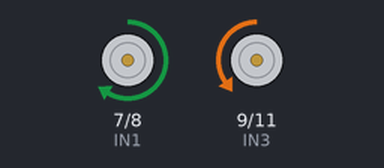
Simulated run of this sketch. Board: Arduino Uno, built with avr-gcc and run on an emulated ATmega328P. Parts: motor-driver pin pairs drawn as motors (green arrow = first pin HIGH = forward, orange = second pin HIGH = backward, longer = more drive, scaled by the enable pin). At 6.5 s the program stops and its outputs stay as they are.

Above: at 2.1 s.
At 6.6 s:
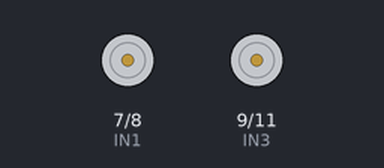
Timing chart, 0 to 8.0 s (numbered marks = the images above):
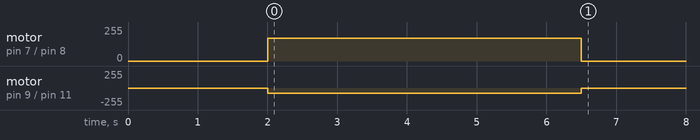

Measured:
- by itself, motor on pin 7 (IN1) / pin 8 (IN2): stopped → forward 170/255 at 2.0 s, → stopped 4.5 s later
- by itself, motor on pin 9 (IN3) / pin 11 (IN4): stopped → backward 80/255 at 2.0 s, → stopped 4.5 s later

The sketch:

circle_motion.ino
```cpp
// -------------------------------------------------------------
// Arduino Circle Motion Controller (L298N Motor Driver)
// -------------------------------------------------------------

#define ENB 5
#define IN1 7
#define IN2 8
#define IN3 9
#define IN4 11
#define ENA 6

int leftSpeed = 170;
int rightSpeed = 80;
int circleTime = 4500;

void setup() {
  pinMode(ENB, OUTPUT);
  pinMode(IN1, OUTPUT);
  pinMode(IN2, OUTPUT);
  pinMode(IN3, OUTPUT);
  pinMode(IN4, OUTPUT);
  pinMode(ENA, OUTPUT);

  stopBot();
  delay(2000);
}

void loop() {
  circle();

  stopBot();

  while (true) {
    stopBot();
  }
}

void circle() {
  analogWrite(ENA, leftSpeed);
  analogWrite(ENB, rightSpeed);

  digitalWrite(IN1, HIGH);
  digitalWrite(IN2, LOW);

  digitalWrite(IN3, LOW);
  digitalWrite(IN4, HIGH);

  delay(circleTime);
}

void stopBot() {
  analogWrite(ENA, 0);
  analogWrite(ENB, 0);

  digitalWrite(IN1, LOW);
  digitalWrite(IN2, LOW);
  digitalWrite(IN3, LOW);
  digitalWrite(IN4, LOW);
}
```
